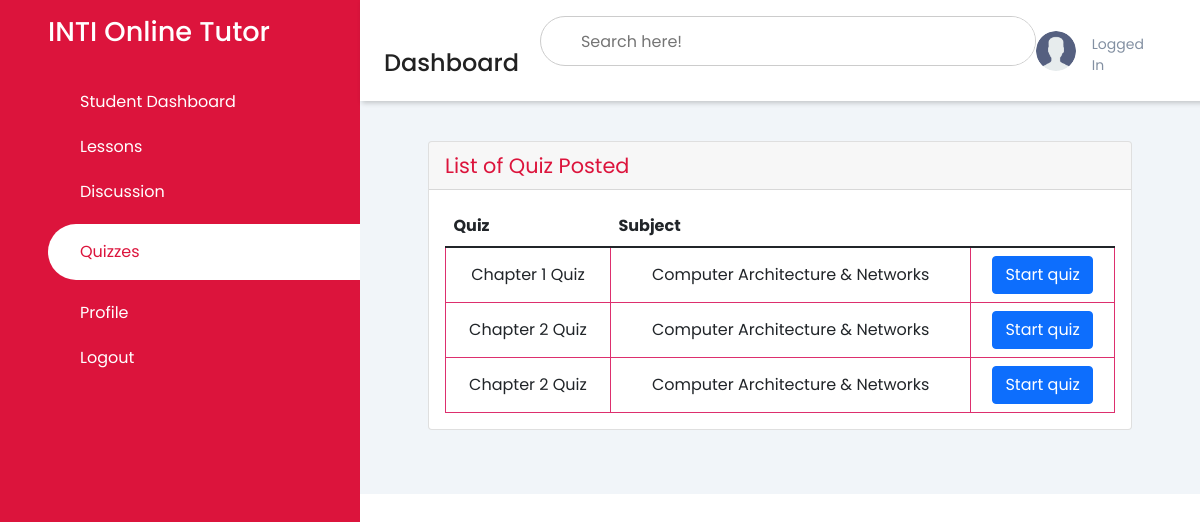
The page /student_list_quiz/ on the database as committed earlier.
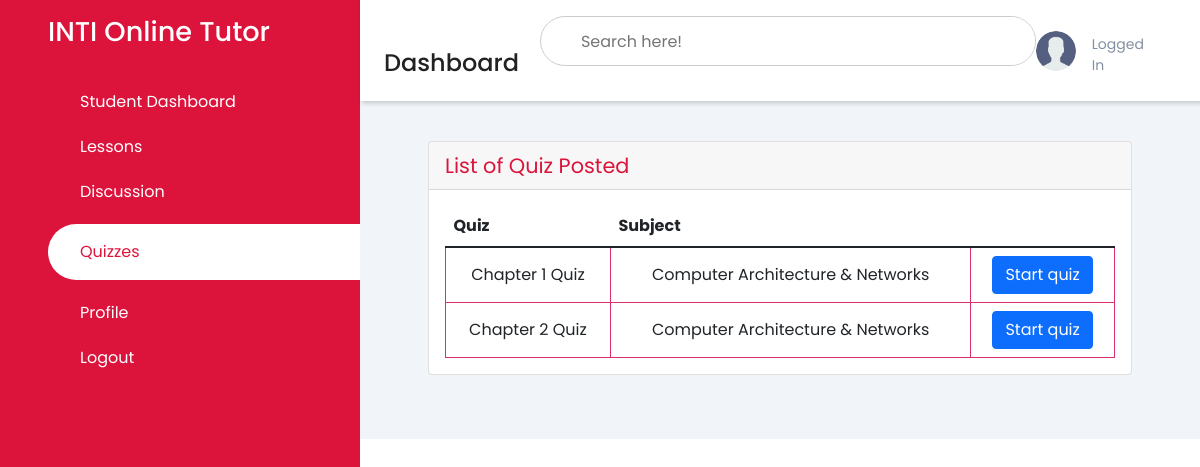
The same page on the database as committed later.
### pages/models.py (models this page shows, shortened)
class Quiz(models.Model):
    owner = models.ForeignKey(User, on_delete=models.CASCADE, related_name='quizzes')
    name = models.CharField(max_length=255)
    course = models.ForeignKey(Course, on_delete=models.CASCADE, related_name='quizzes')

class Course(models.Model):
    name = models.CharField(max_length=30)
    def __str__(self):
        return self.name

### pages/views.py (the view)
# urls.py: path('student_list_quiz/', StudentQuizListView.as_view(), name='student_list_quiz'),
class StudentQuizListView(ListView):
    model = Quiz
    ordering = ('name',)
    context_object_name = 'quizzes'
    template_name = 'dashboard/student/student_list_quiz.html'
    def get_queryset(self):
        queryset = Quiz.objects.all()
        return queryset

### templates/dashboard/student/student_list_quiz.html (shortened to what this page needs)
<!DOCTYPE html>
<html lang="en">
<head>
    {% load static %}
    <link rel="stylesheet" href="https://maxst.icons8.com/vue-static/landings/line-awesome/line-awesome/1.3.0/css/line-awesome.min.css">
    <link rel="stylesheet" href="https://maxst.icons8.com/vue-static/landings/line-awesome/font-awesome-line-awesome/css/all.min.css">
    <link href="https://cdn.jsdelivr.net/npm/bootstrap@5.1.3/dist/css/bootstrap.min.css" rel="stylesheet">
    <link rel="stylesheet" href="{% static 'css/style.css' %}">
</head>
<body>
    <div class="sidebar">
        <div class="sidebar-brand">
            <h2>INTI Online Tutor</h2>
        </div>
        <div class="sidebar-menu">
            <ul>
              <li>
                  <a href="{% url 'student_dashboard' %}"><span class="las la-home"></span>
                  <span>Student Dashboard</span></a>
              </li>
              <li>
                  <a href="{% url 'student_tutorials' %}"><span class="las la-microchip"></span>
                  <span>Lessons</span></a>
              </li>
              <li>
                  <a href=""><span class="las la-comments"></span>
                  <span>Discussion</span></a>
              </li>
              <li>
                  <a href="{% url 'student_list_quiz' %}" class="active"><span class="las la-certificate"></span>
                  <span>Quizzes</span></a>
              </li>
              <li>
                  <a href="{% url 'student_profile' %}"><span class="las la-fingerprint"></span>
                  <span>Profile</span></a>
              </li>
              <li>
                  <a href="{% url 'logout' %}"><span class="las la-key"></span>
                  <span>Logout</span></a>
              </li>
          </ul>
      </div>
  </div>
    <div class="main-content">
        <header>
            <div class="header-title">
                <h2>
                    <label for="">
                    <span class="las la-bars"></span>
                </label>
                    Dashboard
                </h2>
            </div>
            <div class="search-wrapper">
                <input type="search" placeholder="Search here!" />
            </div>
            <div class="user-wrapper">
                <img src="{% static 'images/user.png' %}" width="40px" height="40px" alt="">
                <div>
                    <small>Logged In</small>
                </div>
            </div>
        </header>
        <main>
            <div class="container-fluid">
            <div class="row">
            <div class="col-12 mb-3">
            <div class="col-12 mb-3">
                <div id="content-wrapper" style="padding-top: 20px">
                <div class="container-fluid">
                <div class="card mb-3">
                <div class="card-header" style="color: var(--main-color); font-size: 1.3rem;">
                    List of Quiz Posted
                </div>
                <div class="card-body">
      <table class="table mb-0">
          <thead>
          <tr>
          <th>Quiz</th>
          <th>Subject</th>
          <th></th>
          </tr>
          </thead>
      <tbody>
        {% for quiz in quizzes %}
          <tr>
            <td class="align-middle">{{ quiz.name }}</td>
            <td class="align-middle">{{ quiz.course }}</td>
            <td class="text-right">
               <a href="{% url 'take_quiz' quiz.pk %}" class="btn btn-primary">Start quiz</a>
            </td>
          </tr>
        {% empty %}
          <tr>
            <td class="bg-light text-center font-italic" colspan="4">No quiz matching your interests right now.</td>
          </tr>
        {% endfor %}
      </tbody>
    </table>
  </div>
                    </div>
            </div>
          </div>
        </div>
      </div>
      </main>
  </div>
</body>
</html>

Rows that differ between the two databases and show on the page:
removed Quiz: name "Chapter 2 Quiz", course "Computer Architecture & Networks"
